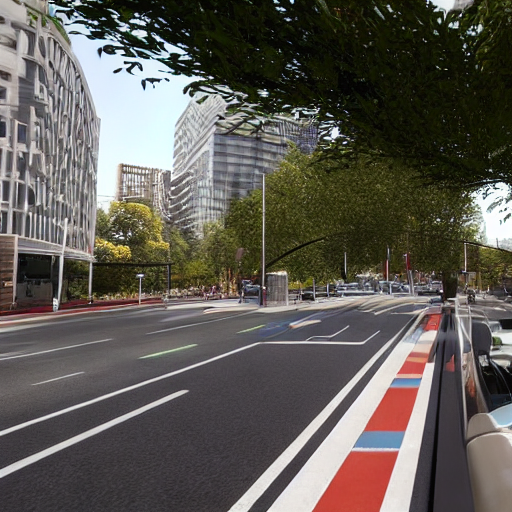
#> input picture data/synthetic/daytime/daytime_001.png, 512 x 512 px; its folder holds only this picture in this run
$ python analyze_images.py
#> lines starting #> are read from the running program, lines starting #| are printed output that depends on the picture

from pathlib import Path
import csv
import numpy as np
from PIL import Image, ImageFilter

# Project paths
PROJECT_ROOT = Path(__file__).resolve().parent.parent

SYNTHETIC_DIR = PROJECT_ROOT / "frontend" / "public" / "synthetic"
REAL_DIR = PROJECT_ROOT / "frontend" / "public" / "real"

OUTPUT_DIR = PROJECT_ROOT / "backend" / "results"
OUTPUT_DIR.mkdir(parents=True, exist_ok=True)

OUTPUT_CSV = OUTPUT_DIR / "image_quality_metrics.csv"

FRONTEND_METRICS_CSV = (
    PROJECT_ROOT / "frontend" / "public" / "image_quality_metrics.csv"
)


def analyze_image(image_path, dataset, scenario):
    """Calculate basic visual statistics for one image."""
#> called with dataset = 'synthetic', scenario = 'daytime'

    try:
        with Image.open(image_path) as original:
#> original is the input picture: PIL image 512x512 RGB; mean R, G, B 95.2, 91.2, 84.8
            image = original.convert("RGB")
            gray = image.convert("L")
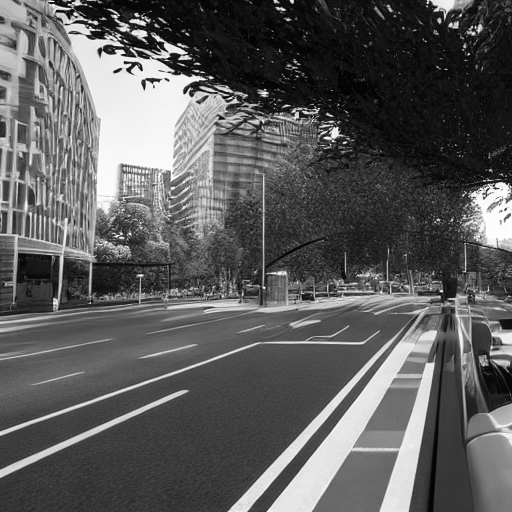
#> gray: PIL image 512x512 L; min 0, max 255, mean 91.6

            # Brightness: mean grayscale pixel intensity (0-255)
            pixels = np.asarray(gray, dtype=np.float32)
            brightness = float(np.mean(pixels))
#> brightness = 91.64

            # Contrast: standard deviation of grayscale intensity
            contrast = float(np.std(pixels))
#> contrast = 66.68

            # Sharpness proxy: variance of a Laplacian-like filter response
            edges = np.asarray(
                gray.filter(ImageFilter.FIND_EDGES),
                dtype=np.float32,
            )
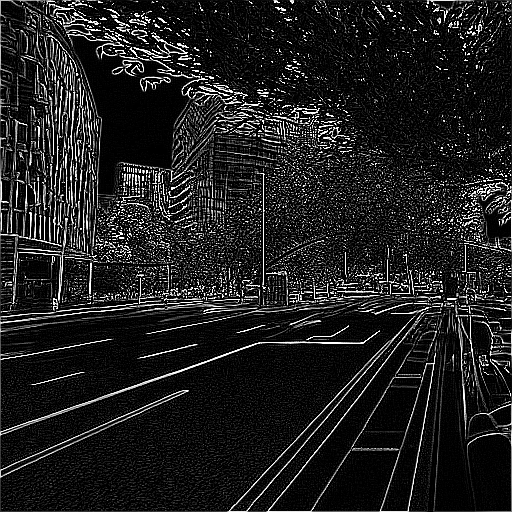
#> edges: shape (512, 512) float32; min 0, max 255, mean 31.2
            sharpness = float(np.var(edges))
#> sharpness = 3935.5

            return {
                "filename": image_path.name,
                "dataset": dataset,
                "scenario": scenario,
                "width": image.width,
                "height": image.height,
                "brightness": round(brightness, 3),
                "contrast": round(contrast, 3),
                "sharpness": round(sharpness, 3),
            }

    except Exception as error:
        print(f"Skipping {image_path}: {error}")
        return None


def main():
    results = []

    # Analyze synthetic images grouped by scenario folder.
    if SYNTHETIC_DIR.exists():
        for scenario_dir in sorted(SYNTHETIC_DIR.iterdir()):
            if not scenario_dir.is_dir():
                continue

            for image_path in sorted(scenario_dir.iterdir()):
                if image_path.suffix.lower() in {
                    ".png", ".jpg", ".jpeg", ".webp", ".bmp"
                }:
                    result = analyze_image(
                        image_path,
                        dataset="synthetic",
                        scenario=scenario_dir.name,
                    )
#> result = {'filename': 'daytime_001.png', 'dataset': 'synthetic', 'scenario': 'daytime', 'width': 512, 'height': 512, 'brightness': 91.64, 'contrast': 66.68, 'sharpness': 3935.5}
                    if result:
                        results.append(result)
#> pass 2 of the loop in main, `for scenario_dir in sorted(SYNTHETIC_DIR.iterdir()):`:
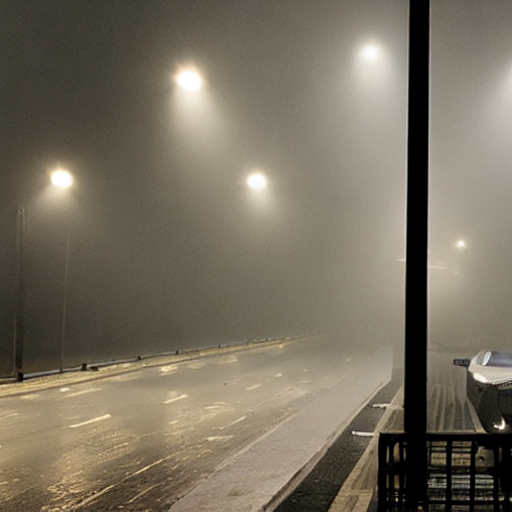
#> input picture data/synthetic/fog/fog_001.png, 512 x 512 px
#> in analyze_image, original is the input picture: PIL image 512x512 RGB; mean R, G, B 120, 111.5, 95.6
#> in analyze_image (call 2), `gray = image.convert("L")`:
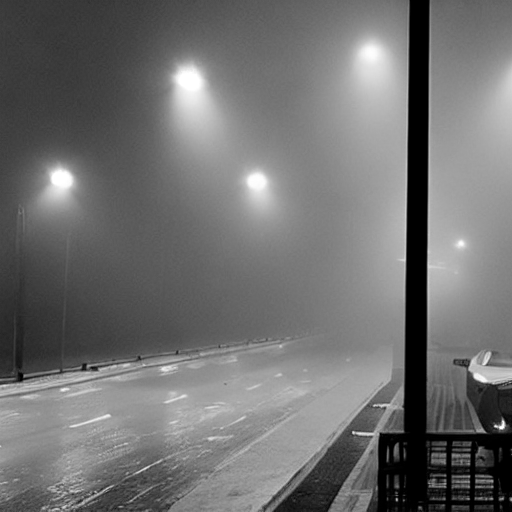
#> gray: PIL image 512x512 L; min 0, max 255, mean 112.2
#> brightness = 112.2
#> contrast = 48.32
#> in analyze_image (call 2), `edges = np.asarray( gray.filter(ImageFilter.FIND_EDGES), dtype=np.floa..`:
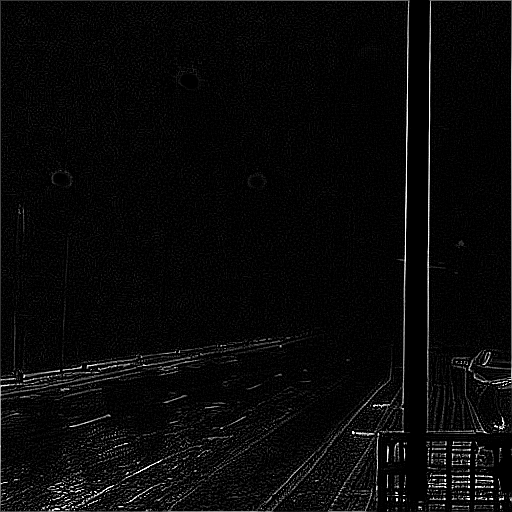
#> edges: shape (512, 512) float32; min 0, max 255, mean 9
#> sharpness = 668.9
#> result = {'filename': 'fog_001.png', 'dataset': 'synthetic', 'scenario': 'fog', 'width': 512, 'height': 512, 'brightness': 112.2, 'contrast': 48.32, 'sharpness': 668.9}
    else:
        print(f"Synthetic image folder not found: {SYNTHETIC_DIR}")

    # Analyze the real KITTI images copied into the frontend.
    if REAL_DIR.exists():
        for image_path in sorted(REAL_DIR.iterdir()):
            if image_path.suffix.lower() in {
                ".png", ".jpg", ".jpeg", ".webp", ".bmp"
            }:
                result = analyze_image(
                    image_path,
                    dataset="real",
                    scenario="kitti",
                )
                if result:
                    results.append(result)
    else:
        print(f"Real image folder not found: {REAL_DIR}")

    if not results:
        print("No images were analyzed. Check the image folder paths.")
        return

    fieldnames = [
        "filename",
        "dataset",
        "scenario",
        "width",
        "height",
        "brightness",
        "contrast",
        "sharpness",
    ]

    with OUTPUT_CSV.open("w", newline="", encoding="utf-8") as csvfile:
        writer = csv.DictWriter(csvfile, fieldnames=fieldnames)
        writer.writeheader()
        writer.writerows(results)

    print(f"\nAnalyzed {len(results)} images.")
#| Analyzed 2 images.
    print(f"Results saved to: {OUTPUT_CSV}")

    FRONTEND_METRICS_CSV.parent.mkdir(parents=True, exist_ok=True)

    with FRONTEND_METRICS_CSV.open(
        "w", newline="", encoding="utf-8"
    ) as csvfile:
        writer = csv.DictWriter(csvfile, fieldnames=fieldnames)
        writer.writeheader()
        writer.writerows(results)

    print(f"Dashboard CSV saved to: {FRONTEND_METRICS_CSV}")

    for dataset in ("real", "synthetic"):
        subset = [row for row in results if row["dataset"] == dataset]
        if not subset:
            continue

        print(f"\n{dataset.upper()} IMAGES ({len(subset)})")
        for metric in ("brightness", "contrast", "sharpness"):
            average = np.mean([row[metric] for row in subset])
            print(f"  Average {metric}: {average:.3f}")
#> this loop made 2 passes
#| SYNTHETIC IMAGES (2)


if __name__ == "__main__":
    main()
